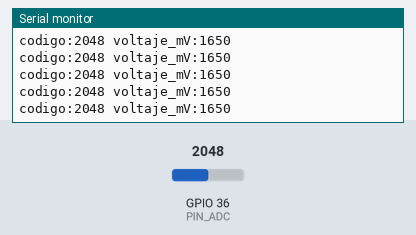
The sketch below on a simulated ESP32. Shown: the last lines printed to the serial monitor. Inputs (shaded band) come from the test bench; at power-on: GPIO 36 (PIN_ADC) = 2048 (analog values on the 0–4095 scale).

Above: at 1.2 s.
1.3 s: GPIO 36 (PIN_ADC) set to 2866
At 1.33 s:
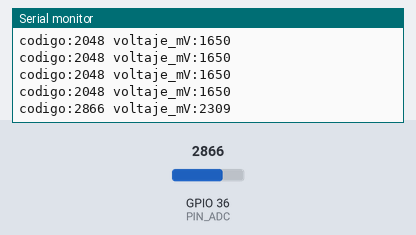
2.8 s: GPIO 36 (PIN_ADC) set to 3603
At 2.84 s:
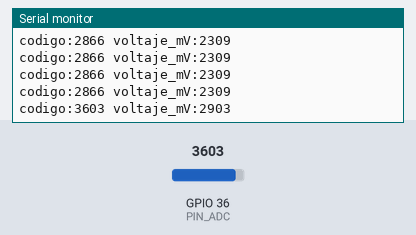
Timing chart, 0 to 5.8 s (numbered marks = the images above; inputs shaded):
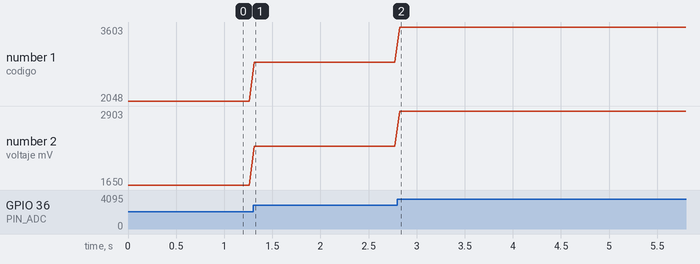

Measured:
- after the input at 1.3 s, the serial monitor: prints a new line at once (image 1)
- after the input at 2.8 s, the serial monitor: prints a new line at once (image 2)
- plotted number 1: 2048 → 2866 after the input at 1.3 s, 2866 → 3603 after the input at 2.8 s
- plotted number 2: 1650 → 2309 after the input at 1.3 s, 2309 → 2903 after the input at 2.8 s

The sketch:

S4_A2_ADC_Plotter.ino
```cpp
/* Semana 4 · A2. Barrido con potenciometro, Serial Plotter.
   GPIO36 cursor del potenciometro; extremos a 3V3/GND.
   Columna voltaje en mV por API calibrada (no escala cruda 3.3*ADC/4095).
*/
#include <Arduino.h>
constexpr int PIN_ADC=36;
void setup(){Serial.begin(115200);analogReadResolution(12);analogSetPinAttenuation(PIN_ADC,ADC_11db);}
void loop(){
  int raw=analogRead(PIN_ADC);
  uint32_t mv=analogReadMilliVolts(PIN_ADC);
  Serial.print("codigo:");Serial.print(raw);
  Serial.print(" voltaje_mV:");Serial.println(mv);
  delay(50);
}
```
